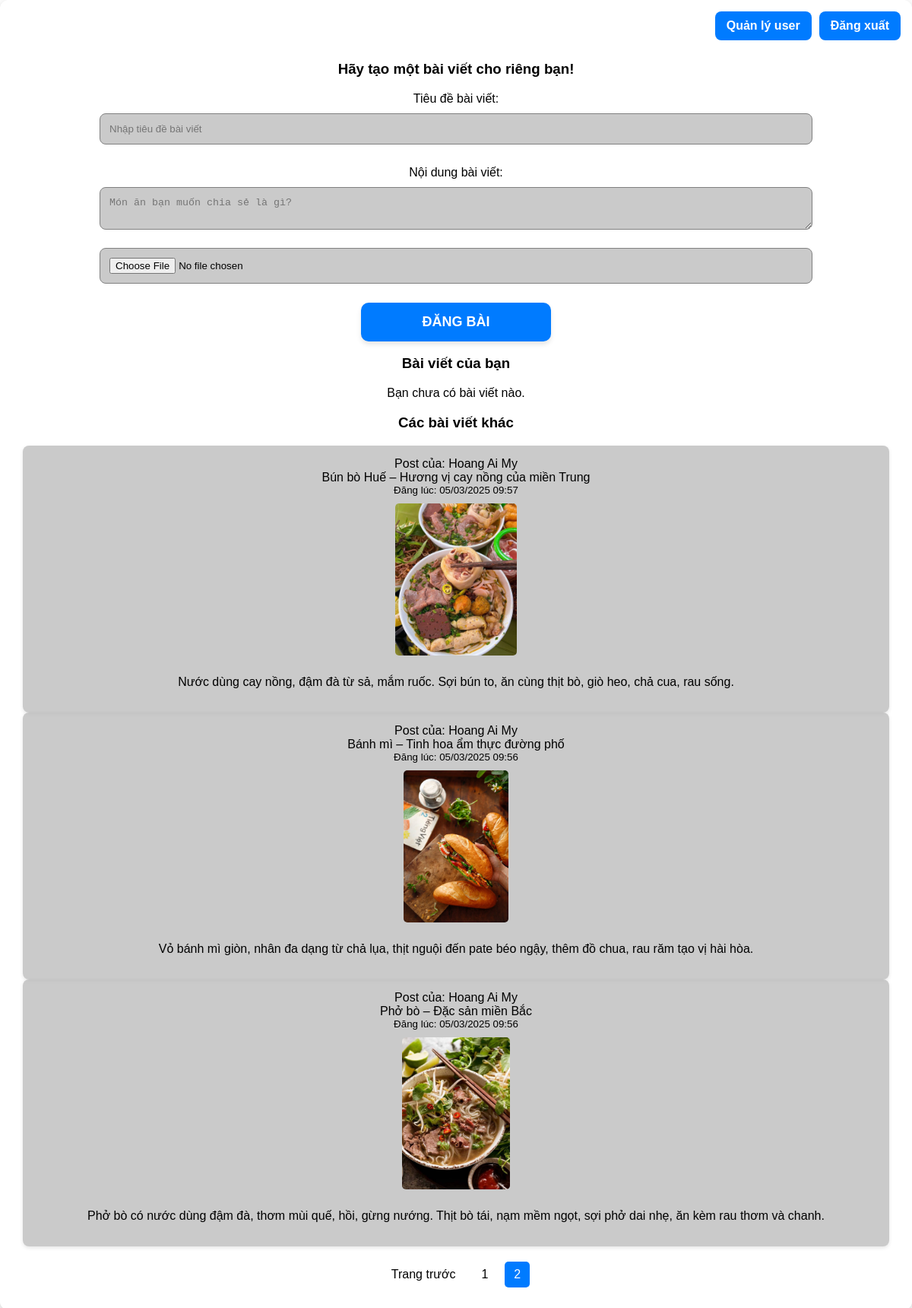
The page /dashboard?page_user=1&page_other=2 (signed in) on the database its author committed.
### tables this page shows
CREATE TABLE posts (
            post_id INTEGER PRIMARY KEY AUTOINCREMENT,
            username TEXT,
            title TEXT,
            content TEXT,
            image_url TEXT,
            created_at DATETIME DEFAULT CURRENT_TIMESTAMP,
            FOREIGN KEY(username) REFERENCES users(username)
        );

### app.py (the view)
@app.route('/dashboard')
def dashboard():
    if 'username' not in session:
        return redirect(url_for('login'))
    page_user = request.args.get('page_user', 1, type=int)
    per_page = 8
    offset_user = (page_user - 1) * per_page
    with sqlite3.connect(DATABASE) as conn:
        c = conn.cursor()
        c.execute("SELECT COUNT(*) FROM posts WHERE username = ?", (session['username'],))
        total_user_posts = c.fetchone()[0]
        total_user_pages = (total_user_posts + per_page - 1) // per_page
        c.execute("SELECT post_id, title, content, image_url, created_at FROM posts WHERE username = ? ORDER BY post_id DESC LIMIT ? OFFSET ?",
                  (session['username'], per_page, offset_user))
        user_posts = c.fetchall()
        page_other = request.args.get('page_other', 1, type=int)
        offset_other = (page_other - 1) * per_page
        c.execute("SELECT COUNT(*) FROM posts WHERE username != ?", (session['username'],))
        total_other_posts = c.fetchone()[0]
        total_other_pages = (total_other_posts + per_page - 1) // per_page
        c.execute(
            "SELECT post_id, username, title, content, image_url, created_at FROM posts WHERE username != ? ORDER BY post_id DESC LIMIT ? OFFSET ?",
            (session['username'], per_page, offset_other))
        other_posts = c.fetchall()
    return render_template('dashboard.html',
                           user_posts=user_posts,
                           other_posts=other_posts,
                           page_user=page_user,
                           total_user_pages=total_user_pages,
                           page_other=page_other,
                           total_other_pages=total_other_pages)

### app.py (called while the page is built)
def format_date(value, format="%d/%m/%Y %H:%M"):
    if isinstance(value, datetime.datetime):
        return value.strftime(format)
    elif isinstance(value, str):  # Nếu là chuỗi, chuyển đổi trước
        try:
            date_obj = datetime.datetime.strptime(value, "%Y-%m-%d %H:%M:%S")
            return date_obj.strftime(format)
        except ValueError:
            return value  # Trả về nguyên chuỗi nếu không thể chuyển đổi
    return value  # Trả về nguyên giá trị nếu không phải datetime hoặc chuỗi

### templates/dashboard.html (shortened to what this page needs)
<!DOCTYPE html>
<html lang="vi">
<head>
</head>
<body>
<div class="container">
    {% if session['username'] %}
        <div class="header-buttons">
            {% if session['role'] == 'admin' %}
                <a href="{{ url_for('admin') }}" class="admin-button">Quản lý user</a>
            {% endif %}
            <a href="{{ url_for('confirm_logout') }}" class="logout-button">Đăng xuất</a>
        </div>
    {% endif %}
    <div class="content">
        <h3>Hãy tạo một bài viết cho riêng bạn!</h3>
        <form action="{{ url_for('create_post') }}" method="POST" enctype="multipart/form-data">
            <label for="title">Tiêu đề bài viết:</label><br/>
            <input type="text" id="title" name="title" placeholder="Nhập tiêu đề bài viết" required><br/>
            <br>
            <label for="content">Nội dung bài viết:</label><br/>
            <textarea name="content" placeholder="Món ăn bạn muốn chia sẻ là gì?" required></textarea><br/>
            <input type="file" name="image" accept="image/*"><br/>
            <button type="submit">Đăng bài</button>
        </form>
        <h3>Bài viết của bạn</h3>
        {% if user_posts %}
            <div class="posts-container">
                {% for post in user_posts %}
                    <div class="post-item">
                        <div class="title-box">{{ post[1] }}</div>
                        <small class="text-muted">Đăng lúc: {{ post[4]|format_date }}</small>
                        {% if post[3] %}
                            <img src="{{ post[3] }}" alt="Ảnh bài viết">
                        {% endif %}
                        <p>{{ post[2] }}</p>
                        <div class="post-actions">
                            <a href="{{ url_for('edit_post', post_id=post[0]) }}" class="admin-button">Sửa</a>
                            <a href="{{ url_for('delete_post', post_id=post[0]) }}" class="logout-button">Xóa</a>
                        </div>
                    </div>
                {% endfor %}
            </div>
            <div class="pagination">
                {% if page_user > 1 %}
                    <a href="{{ url_for('dashboard', page_user=page_user-1, page_other=page_other) }}">Trang trước</a>
                {% endif %}
                {% for p in range(1, total_user_pages + 1) %}
                    {% if p == page_user %}
                        <span>{{ p }}</span>
                    {% else %}
                        <a href="{{ url_for('dashboard', page_user=p, page_other=page_other) }}">{{ p }}</a>
                    {% endif %}
                {% endfor %}
                {% if page_user < total_user_pages %}
                    <a href="{{ url_for('dashboard', page_user=page_user+1, page_other=page_other) }}">Trang sau</a>
                {% endif %}
            </div>
        {% else %}
            <p>Bạn chưa có bài viết nào.</p>
        {% endif %}
        <h3>Các bài viết khác</h3>
        {% if other_posts %}
            <div class="posts-container">
                {% for post in other_posts %}
                    <div class="post-item">
                        <div>{{ "Post của: " + post[1] }}</div>
                        <div class="title-box">{{ post[2] }}</div>
                        <small class="text-muted">Đăng lúc: {{ post[5]|format_date }}</small>
                        {% if post[4] %}
                            <img src="{{ post[4] }}" alt="Ảnh bài viết">
                        {% endif %}
                        <p>{{ post[3] }}</p>
                    </div>
                {% endfor %}
            </div>
            <div class="pagination">
                {% if page_other > 1 %}
                    <a href="{{ url_for('dashboard', page_user=page_user, page_other=page_other-1) }}">Trang trước</a>
                {% endif %}
                {% for p in range(1, total_other_pages + 1) %}
                    {% if p == page_other %}
                        <span>{{ p }}</span>
                    {% else %}
                        <a href="{{ url_for('dashboard', page_user=page_user, page_other=p) }}">{{ p }}</a>
                    {% endif %}
                {% endfor %}
            </div>
        {% else %}
            <p>Chưa có bài viết nào từ người dùng khác.</p>
        {% endif %}
    </div>
</div>
</body>
</html>

### templates/dashboard.html (style rules this page uses)
body { background-image: url('https://st.ielts-fighter.com/src/ielts-fighter-image/2023/07/21/0862c163-ced6-4ee9-8ce2-beb57f2065a0.jpg'); background-size: cover; background-position: center; background-attachment: fixed; background-repeat: no-repeat; color: black; font-family: Arial, sans-serif; padding: 0; margin: 0; display: flex; justify-content: center; align-items: center; min-height: 100vh; }
.container { position: relative; width: 95%; max-width: 1200px; background: rgba(255, 255, 255, 0.75); padding: 30px; border-radius: 12px; box-shadow: 0 5px 15px rgba(0, 0, 0, 0.2); text-align: center; animation: fadeIn 0.5s ease-in forwards; }
.header-buttons { position: absolute; top: 15px; right: 15px; display: flex; gap: 10px; }
.admin-button, .logout-button, .post-actions .admin-button, .post-actions .logout-button { display: inline-block; padding: 10px 15px; background-color: #007BFF; color: white; border: none; border-radius: 8px; font-size: 16px; font-weight: bold; cursor: pointer; text-decoration: none; transition: all 0.3s ease; text-align: center; }
.content { margin-top: 50px; }
.content input[type="text"], .content textarea, .content input[type="file"] { width: 80%; padding: 12px; margin: 10px 0; border-radius: 8px; border: 1px solid gray; background-color: rgba(180, 180, 180, 0.7); }
.posts-container { grid-template-columns: repeat(4, 1fr); gap: 16px; }
.post-item { background: rgba(180, 180, 180, 0.7); border-radius: 8px; padding: 15px; display: flex; flex-direction: column; align-items: center; box-shadow: 0 2px 5px rgba(0, 0, 0, 0.1); }
.post-item img { max-width: 100%; height: 200px; object-fit: cover; border-radius: 5px; margin: 10px 0; }
.pagination { display: flex; justify-content: center; align-items: center; gap: 10px; margin-top: 20px; }
.pagination a, .pagination span { padding: 8px 12px; border-radius: 5px; text-decoration: none; color: black; }
.pagination span { background-color: #007BFF; color: white; }
button[type="submit"] { width: 250px; padding: 15px 20px; background-color: #007BFF; color: white; border: none; border-radius: 10px; font-size: 18px; font-weight: bold; text-transform: uppercase; cursor: pointer; transition: all 0.3s ease; box-shadow: 0 4px 6px rgba(0,0,0,0.1); margin-top: 15px; }

### rows shown on the page
posts: username "Post của: Hoang Ai My", title "Bún bò Huế – Hương vị cay nồng của miền Trung", created_at "05/03/2025 09:57", image_url (picture), content "Nước dùng cay nồng, đậm đà từ sả, mắm ruốc. Sợi bún to, ăn cùng thịt bò, giò heo, chả cua, rau sống."
posts: username "Post của: Hoang Ai My", title "Bánh mì – Tinh hoa ẩm thực đường phố", created_at "05/03/2025 09:56", image_url (picture), content "Vỏ bánh mì giòn, nhân đa dạng từ chả lụa, thịt nguội đến pate béo ngậy, thêm đồ chua, rau răm tạo vị hài hòa."
posts: username "Post của: Hoang Ai My", title "Phở bò – Đặc sản miền Bắc", created_at "05/03/2025 09:56", image_url (picture), content "Phở bò có nước dùng đậm đà, thơm mùi quế, hồi, gừng nướng. Thịt bò tái, nạm mềm ngọt, sợi phở dai nhẹ, ăn kèm rau thơm và chanh."

### other values the page prints
{{ p }} "1"
{{ p }} "2"
